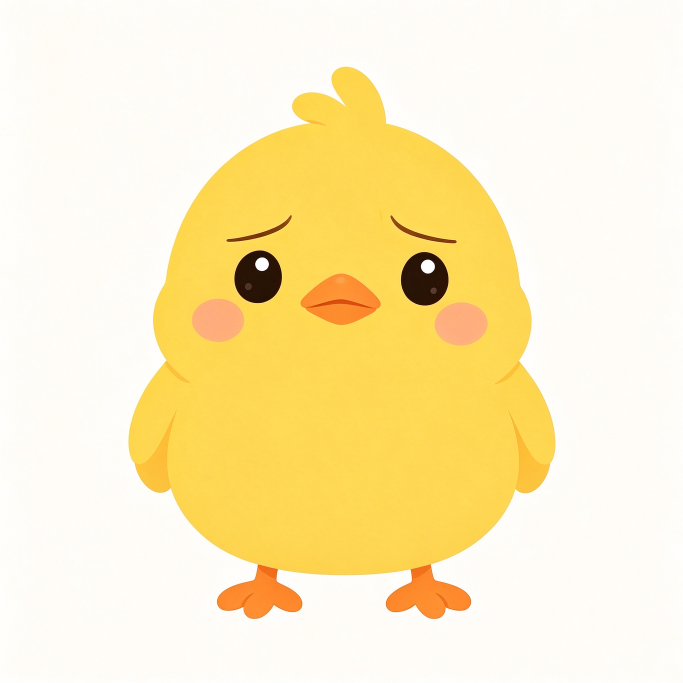
#> input picture assets/chick_character_design_pack/sad_keyframes/frame_01_sad.png, 2048 x 2048 px, found by its file name (shown at 1/3 size)
$ python grade_frames.py
#> lines starting #> are read from the running program, lines starting #| are printed output that depends on the picture; after the words box and inside, x2 and y2 are one past the last pixel; in counts of white or black regions, pixels touching at a corner belong together
#!/usr/bin/env python3
# 悲伤关键帧整体增益校色：只把身体黄均值拉到 #FDD649，紧 mask 排除腮红/喙/脚/眼/背景。
import os
import numpy as np
from PIL import Image

BASE = '/Users/Zhuanz1/Documents/trae_projects/mini/assets/chick_character_design_pack/sad_keyframes'
OUT = os.path.join(BASE, 'graded')
os.makedirs(OUT, exist_ok=True)
TARGET = np.array([253, 214, 73], dtype=float)
FRAMES = ['frame_01_sad.png', 'frame_02_wronged.png', 'frame_03_peak.png']

def body_mask(a):
    r, g, b = a[..., 0], a[..., 1], a[..., 2]
    return (r > 230) & (g > 190) & (b < 115) & ((r - b) > 120)

for f in FRAMES:
    im = Image.open(os.path.join(BASE, f)).convert('RGB')
#> im is the input picture: PIL image 2048x2048 RGB; mean R, G, B 252.5, 236.6, 191.2
    a = np.asarray(im).astype(float)
    m = body_mask(a)
#> in body_mask, `r, g, b = a[..., 0], a[..., 1], a[..., 2]`:
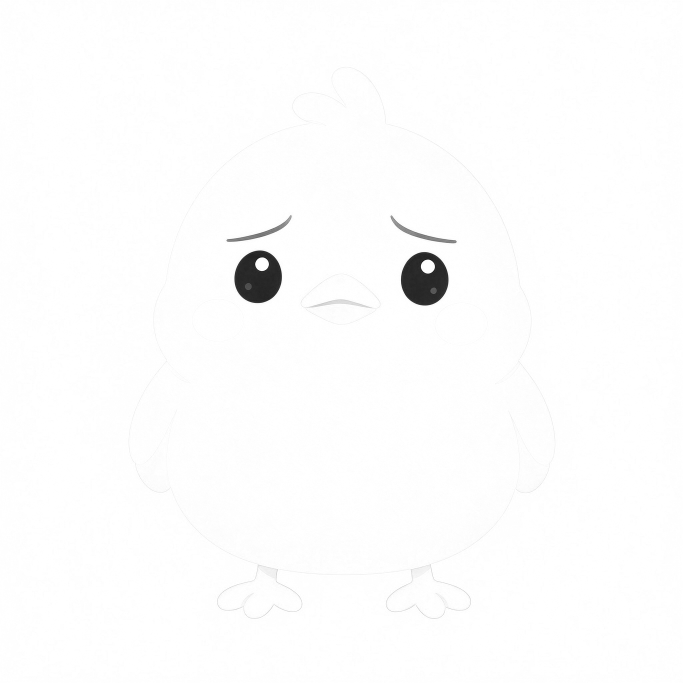
#> r: shape (2048, 2048) float64 (shown at 1/3 size); min 8, max 255, mean 252.5
#> in body_mask, `r, g, b = a[..., 0], a[..., 1], a[..., 2]`:
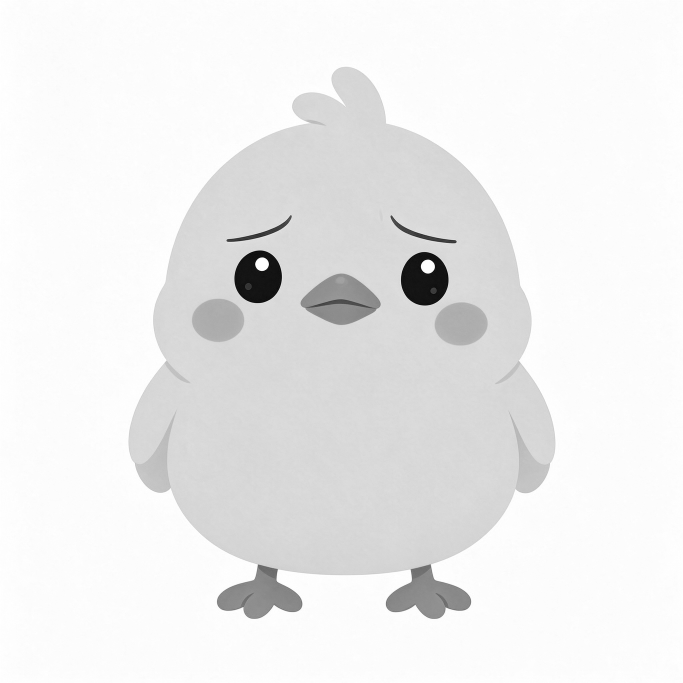
#> g: shape (2048, 2048) float64 (shown at 1/3 size); min 0, max 255, mean 236.6
#> in body_mask, `r, g, b = a[..., 0], a[..., 1], a[..., 2]`:
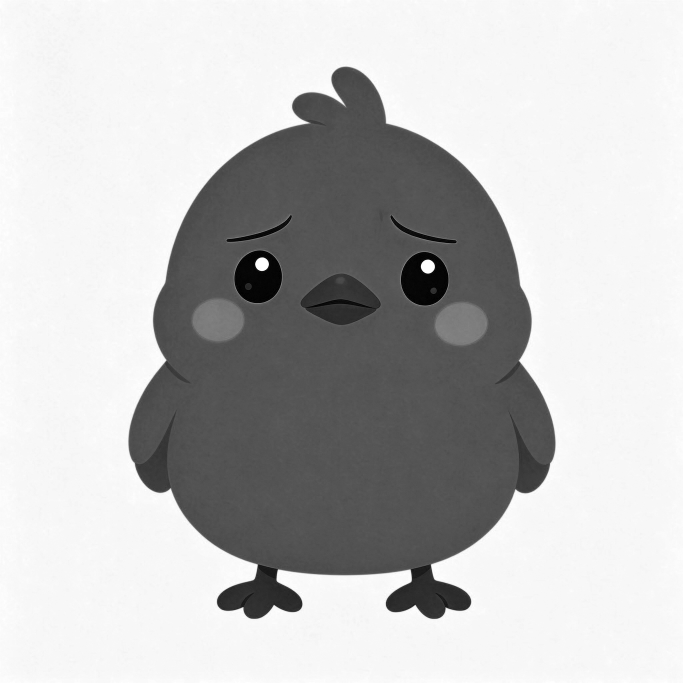
#> b: shape (2048, 2048) float64 (shown at 1/3 size); min 0, max 255, mean 191.2
#> in body_mask, `return (r > 230) & (g > 190) & (b < 115) & ((r - b) > 120)`:
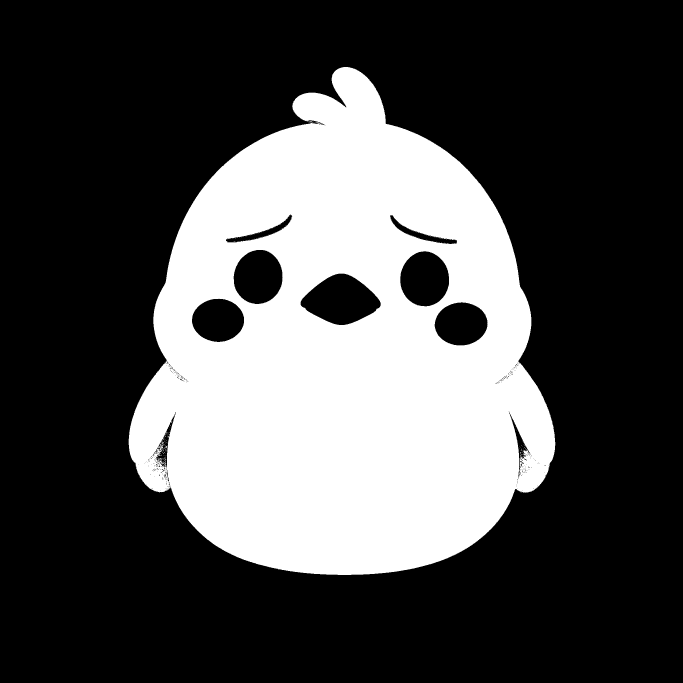
#> returned value: shape (2048, 2048) bool (shown at 1/3 size); 30% white; 165 white regions (162 under 20 px), largest, box (x1, y1, x2, y2) and area: (386, 201, 1666, 1725) 1257244, (496, 1338, 501, 1345) 20, (479, 1375, 488, 1379) 20
    gain = TARGET / a[m].mean(0)
#> gain = [0.996, 0.993, 0.882]
    out = a.copy()
    out[m] = np.clip(a[m] * gain, 0, 255)
    Image.fromarray(out.astype('uint8')).save(os.path.join(OUT, f))
    print(f, 'gain', gain.round(3), 'after', out[m].mean(0).round(1))
#| frame_01_sad.png gain [0.996 0.993 0.882] after [253. 214.  73.]
#> pass 2 of the loop `for f in FRAMES:`:
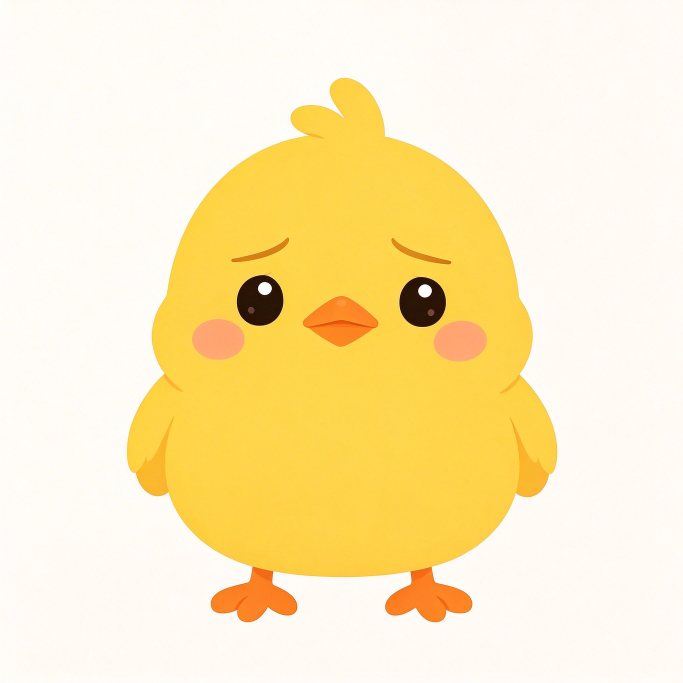
#> input picture assets/chick_character_design_pack/sad_keyframes/frame_02_wronged.png, 2048 x 2048 px, found by its file name (shown at 1/3 size)
#> im is the input picture: PIL image 2048x2048 RGB; mean R, G, B 252.8, 234.7, 187.7
#> in body_mask (call 2), `r, g, b = a[..., 0], a[..., 1], a[..., 2]`:
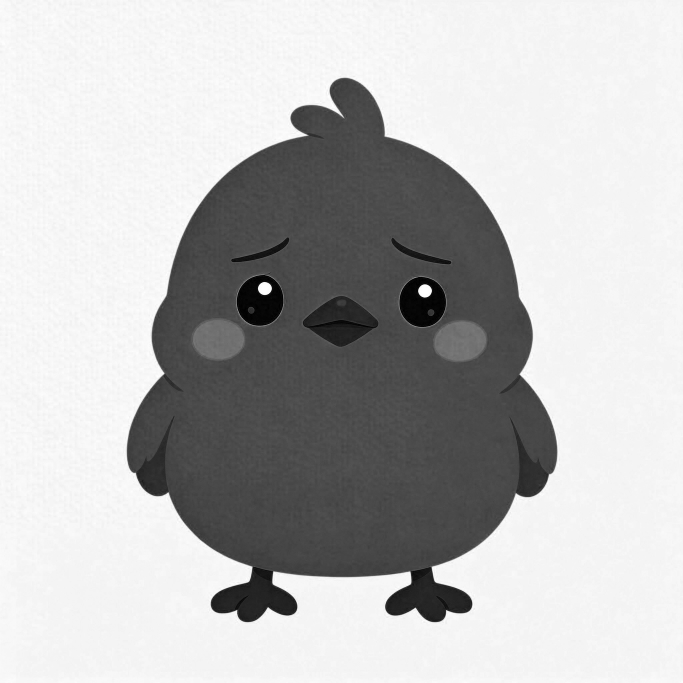
#> b: shape (2048, 2048) float64 (shown at 1/3 size); min 0, max 255, mean 187.7
#> in body_mask (call 2), `return (r > 230) & (g > 190) & (b < 115) & ((r - b) > 120)`:
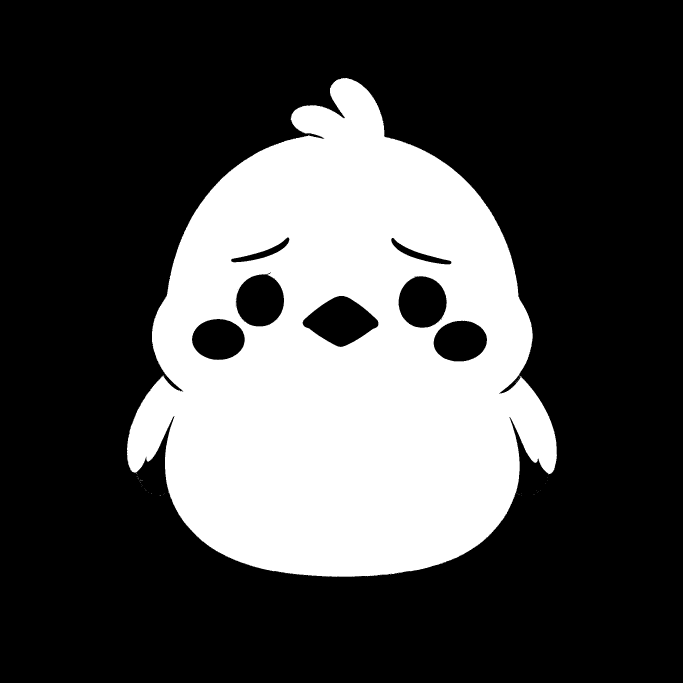
#> returned value: shape (2048, 2048) bool (shown at 1/3 size); 29.1% white; 65 white regions (64 under 20 px), largest, box (x1, y1, x2, y2) and area: (381, 234, 1671, 1731) 1219694
#> gain = [0.995, 1.01, 0.991]
#| frame_02_wronged.png gain [0.995 1.01  0.991] after [253. 214.  73.]
#> pass 3 of the loop `for f in FRAMES:`:
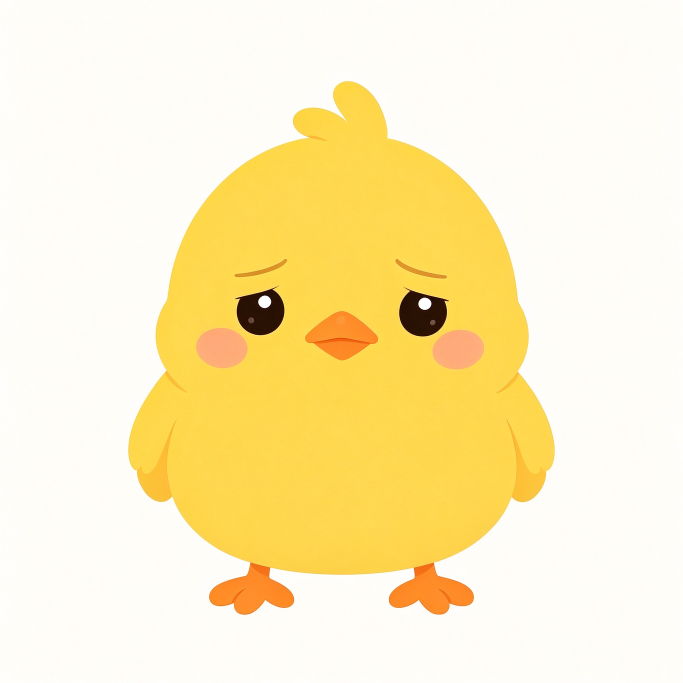
#> input picture assets/chick_character_design_pack/sad_keyframes/frame_03_peak.png, 2048 x 2048 px, found by its file name (shown at 1/3 size)
#> im is the input picture: PIL image 2048x2048 RGB; mean R, G, B 252.8, 237.8, 192
#> in body_mask (call 3), `r, g, b = a[..., 0], a[..., 1], a[..., 2]`:
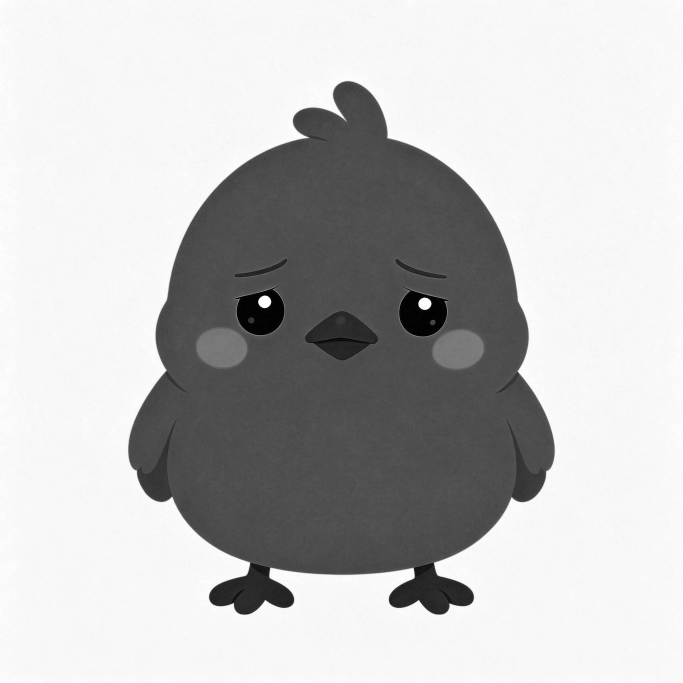
#> b: shape (2048, 2048) float64 (shown at 1/3 size); min 0, max 255, mean 192
#> in body_mask (call 3), `return (r > 230) & (g > 190) & (b < 115) & ((r - b) > 120)`:
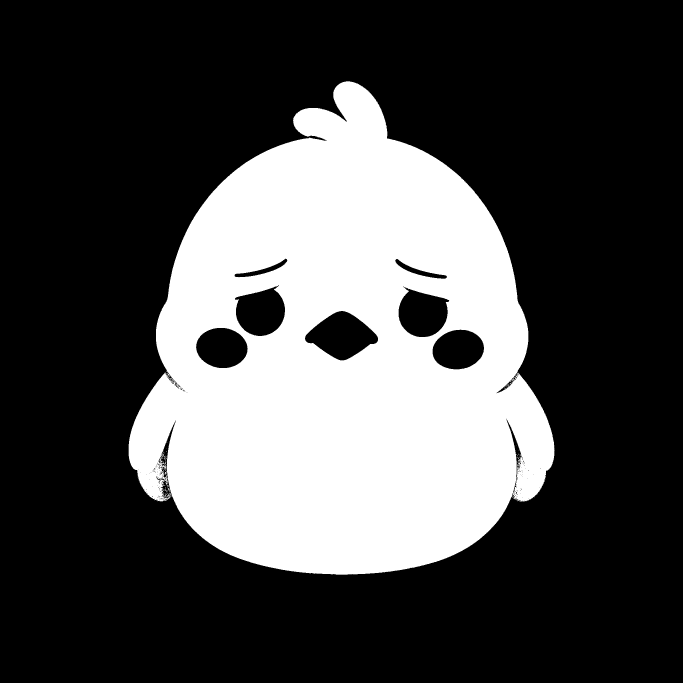
#> returned value: shape (2048, 2048) bool (shown at 1/3 size); 29.1% white; 90 white regions (87 under 20 px), largest, box (x1, y1, x2, y2) and area: (386, 244, 1664, 1724) 1218212, (490, 1362, 496, 1376) 32, (493, 1414, 500, 1424) 30
#> gain = [0.996, 0.993, 0.94]
#| frame_03_peak.png gain [0.996 0.993 0.94 ] after [253. 214.  73.]
